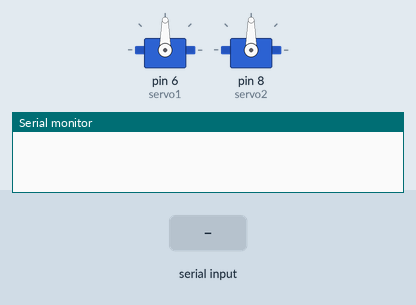
Recording of a sketch running on a simulated Arduino Uno, built with avr-gcc and run on an emulated ATmega328P. On the bench: 2 × servo, the last lines printed to the serial monitor. Inputs (shaded band) come from the test bench.

Above: at 1.2 s.
1.3 s: "2" received over the second serial link
At 1.6 s:
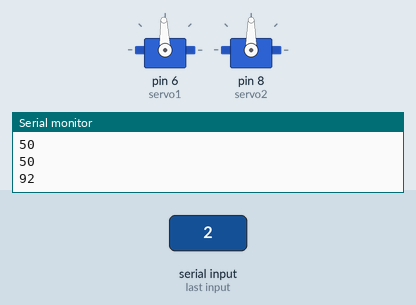
2.8 s: "3" received over the second serial link
At 3.9 s:
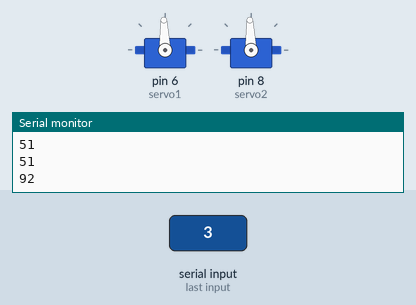
Timing chart, 0 to 5.8 s (numbered marks = the images above; inputs shaded):
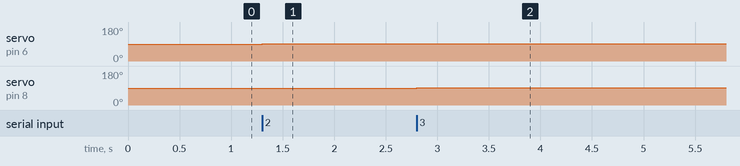

The sketch:

100_percent_Module_Sketch.ino
```cpp
#include <SoftwareSerial.h>
#include <Servo.h>

Servo servo1;
Servo servo2;
int servo1angle = 90;
int servo2angle = 90;
int value;
int TX = 13;
int RX = 12;
// Center servos
int servo1Angle = 90;


SoftwareSerial HC_06(TX, RX);  //Bluetooth TX to 10 and Bluetooth RX to 11.

void setup()
{
  servo1.attach(6);
  servo2.attach(8);
  servo1.write(90);
  servo2.write(90);
  Serial.begin(9600);
  HC_06.begin(9600);

}

void loop()
{
  HC_06.flush();
  while (HC_06.available() > 0 )
  {
    value = HC_06.read();
    Serial.println(value);
    if (value == 50 )
    {
      Serial.println(value);
      if (servo1angle < 110)
      {
        servo1angle += 2;
        Serial.println(servo1angle);
        servo1.write(servo1angle);
      }
      else
      {
        //else is necessary //
      }
    }
    else if (value == 52) {
      Serial.println(value);

      if (servo1angle > 75)
      {

        servo1angle -= 2;
        Serial.println(servo1angle);
        servo1.write(servo1angle);
      }

      else
      {
        //else is necessary //
      }

    }

    else if (value == 51) {
      Serial.println(value);


      if (servo2angle < 105)
      {
        servo2angle += 2;
        Serial.println(servo2angle);
        servo2.write(servo2angle);

      }
      else
      {
        //else is necessary //
      }

    }

    else if (value == 49 ) {
      Serial.println(value);

      if (servo2angle > 70)
      {
        servo2angle -= 2;
        Serial.println(servo2angle);
        servo2.write(servo2angle);
      }

      else
      {
        //else is necessary
      }


    }
  }

}
```

Measured:
- after the input at 1.3 s, servo on pin 6 (servo1): 90° → 92° at once
- after the input at 2.8 s, servo on pin 8 (servo2): 90° → 92° at once
